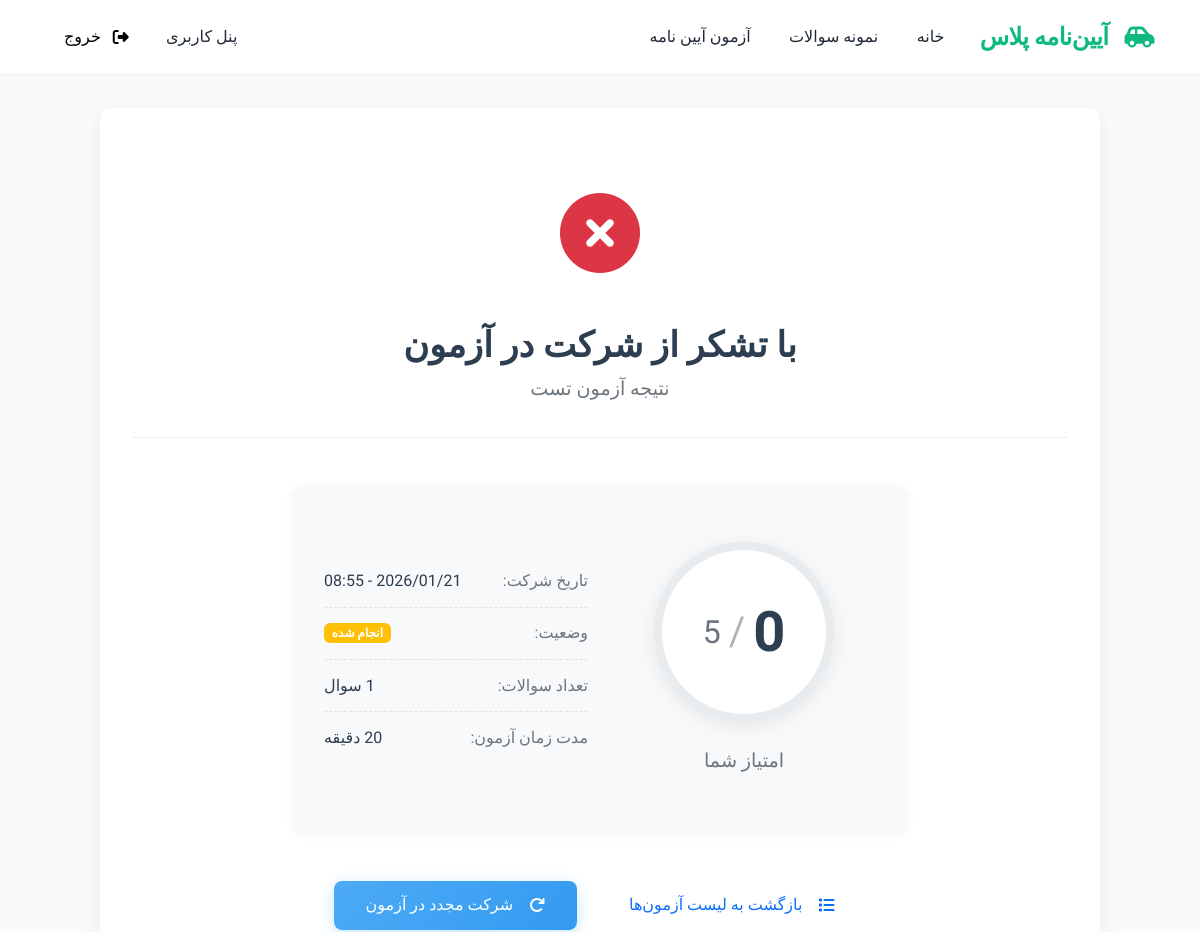
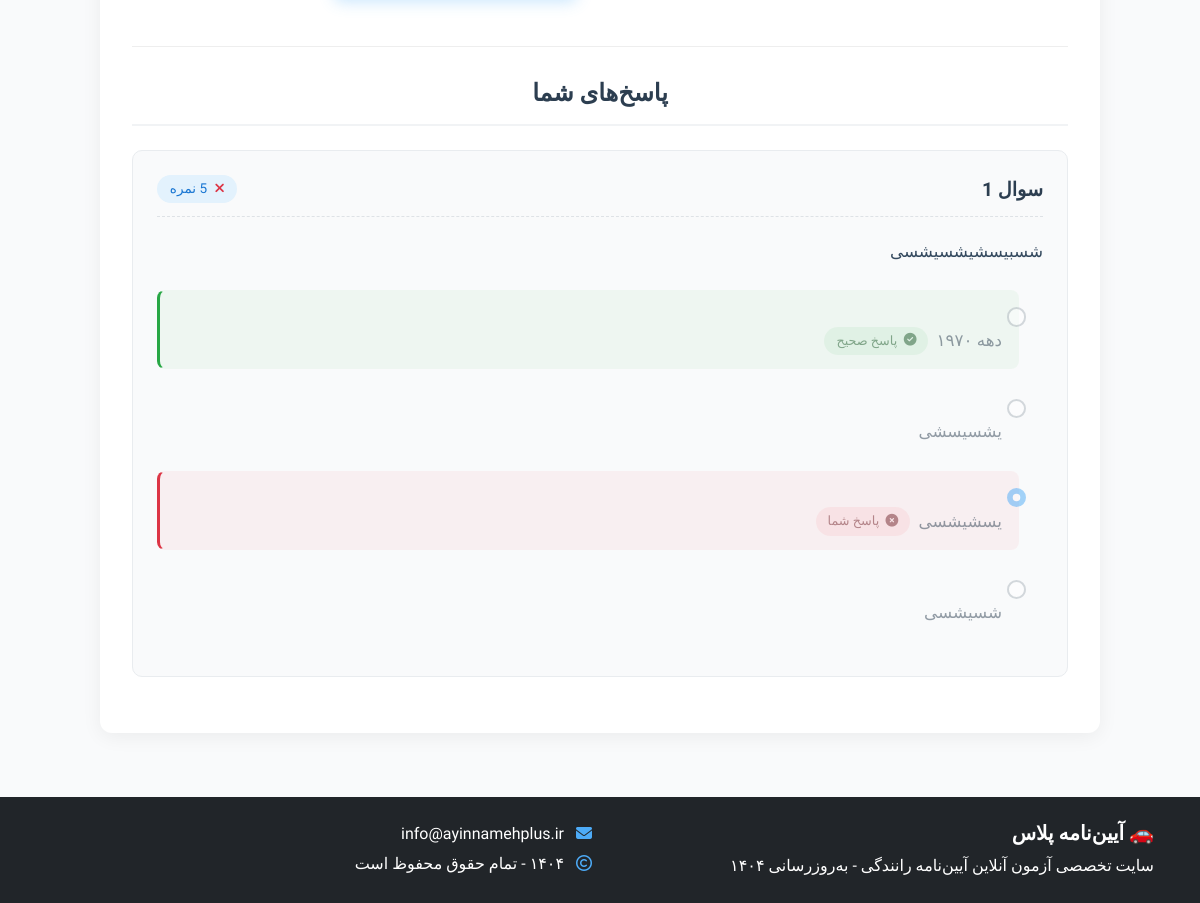
Page /quiz/1/result/ (signed in) on the committed database (2 pictures, top to bottom).
### quizbuilder_module/models.py (models this page shows, shortened)
class Quiz(QuizStartedSmsMixin, models.Model):
    title = models.CharField(verbose_name='عنوان', max_length=255)
    desc = models.TextField(verbose_name='توضیحات', max_length=500)
    status = models.CharField(verbose_name='وضعیت', default='open', choices=QUIZ_STATUS.CHOICES, max_length=50)
    time = models.PositiveIntegerField(verbose_name='مدت زمان آزمون (دقیقه)', null=True, blank=True)
    expire_time = models.DateTimeField(verbose_name='تاریخ پایان آزمون', null=True, blank=True)
    class Meta:
        verbose_name = 'آزمون'
        verbose_name_plural = 'آزمون ها'

class UserQuiz(models.Model):
    user = models.ForeignKey(
        to=User,
        related_name='quizzes',
        verbose_name='کاربر',
        on_delete=models.CASCADE,
    )
    quiz = models.ForeignKey(
        to=Quiz,
        verbose_name='آزمون',
        on_delete=models.CASCADE,
        related_name='user_quizzes',
    )
    status = models.CharField(
        verbose_name='وضعیت',
        default=UserQuizChoice.PENDING,
        choices=UserQuizChoice.CHOICES,
        max_length=255
    )
    start_time = models.DateTimeField(
        verbose_name='زمان شروع آزمون',
        null=True, blank=True
    )
    score = models.PositiveIntegerField(
        default=0,
        verbose_name='نمره(بارم)'
    )
    class Meta:
        verbose_name = 'پاسخ نامه کاربر'
        verbose_name_plural = 'پاسخ نامه های کاربران'
    @property
    def get_status(self):
        return dict(UserQuizChoice.CHOICES).get(self.status, '')
    @property
    def get_status_class(self):
        return dict(UserQuizStatusClass.CHOICES).get(self.status, '')

class QuizQuestion(models.Model):
    quiz = models.ForeignKey(
        to=Quiz,
        verbose_name='آزمون',
        on_delete=models.CASCADE,
        related_name="questions",
    )
    description = models.TextField(
        verbose_name='متن سوال'
    )
    score = models.PositiveIntegerField(
        default=0,
        verbose_name='بارم'
    )
    choices = models.ManyToManyField(
        verbose_name='گزینه های سوال',
        to=QuizQuestionChoice,
    )
    class Meta:
        verbose_name = 'متن سوال'
        verbose_name_plural = 'متن سوال ها'
    @property
    def correct_choice(self):
        return self.choices.filter(is_answer=True).first()

class QuizQuestionChoice(models.Model):
    text = models.CharField(
        max_length=256,
        verbose_name='متن جواب'
    )
    is_answer = models.BooleanField(
        default=False,
        verbose_name='جواب صحیح است؟'
    )
    created_at = models.DateTimeField(
        auto_now_add=True,
        verbose_name='تاریخ ایجاد'
    )
    class Meta:
        verbose_name = 'گزینه ها'
        verbose_name_plural = 'گزینه ها'
        ordering = ['created_at']

### quizbuilder_module/views.py (the view)
# urls.py: path('<int:quiz_id>/result/', views.QuizResultView.as_view(), name='quiz_result'),
class QuizResultView(LoginRequiredMixin, TemplateView):
    template_name = 'quizbuilder_module/quiz_result.html'
    def get_context_data(self, **kwargs):
        context = super().get_context_data(**kwargs)
        quiz = get_object_or_404(Quiz, id=self.kwargs['quiz_id'])
        user_quiz = UserQuiz.objects.filter(
            user=self.request.user,
            quiz=quiz
        ).order_by('-start_time').first()
        if not user_quiz:
            raise Http404("شما هنوز در این آزمون شرکت نکرده‌اید.")
        questions_data = []
        user_answers = {}
        for answer in user_quiz.user_quiz_questions.select_related('question', 'answer'):
            user_answers[str(answer.question_id)] = str(answer.answer_id)
        questions = quiz.questions.prefetch_related('choices')
        for question in questions:
            question_data = {
                'id': question.id,
                'description': question.description,
                'score': question.score,
                'choices': [],
                'user_answer': user_answers.get(str(question.id)),
                'is_correct': user_answers.get(str(question.id)) == str(question.correct_choice.id)
            }
            for choice in question.choices.all():
                question_data['choices'].append({
                    'id': choice.id,
                    'text': choice.text,
                    'is_answer': choice.is_answer,
                    'is_user_choice': user_answers.get(str(question.id)) == str(choice.id)
                })
            questions_data.append(question_data)
        max_score = sum(question.score for question in questions)
        context.update({
            'quiz': quiz,
            'user_quiz': user_quiz,
            'questions_data': questions_data,
            'max_score': max_score,
            'show_answers': True
        })
        return context

### quizbuilder_module/templates/quizbuilder_module/quiz_result.html (shortened to what this page needs)
{% extends 'shared/_layout.html' %}
{% load static %}
{% block extra_css %}
<link rel="stylesheet" href="{% static 'css/quiz.css' %}">
<link rel="stylesheet" href="{% static 'css/quiz_result.css' %}">
{% endblock %}
{% block content %}
<div class="quiz-result-container">
    <div class="result-header text-center mb-5">
        <div class="result-icon">
            {% if user_quiz.status == 'pass' %}
                <i class="fas fa-check-circle success"></i>
            {% else %}
                <i class="fas fa-times-circle danger"></i>
            {% endif %}
        </div>
        <h1 class="result-title">
            {% if user_quiz.status == 'pass' %}
                تبریک می‌گوییم!
            {% else %}
                با تشکر از شرکت در آزمون
            {% endif %}
        </h1>
        <p class="result-subtitle">نتیجه آزمون {{ quiz.title }}</p>
    </div>
    <div class="result-summary">
        <div class="row justify-content-center">
            <div class="col-md-8">
                <div class="result-card">
                    <div class="row">
                        <div class="col-md-6">
                            <div class="score-display">
                                <div class="score-circle">
                                    <span class="score">{{ user_quiz.score }}</span>
                                    <span class="divider">/</span>
                                    <span class="total">{{ max_score }}</span>
                                </div>
                                <div class="score-label">امتیاز شما</div>
                            </div>
                        </div>
                        <div class="col-md-6">
                            <div class="result-details">
                                <div class="detail-item">
                                    <span class="label">تاریخ شرکت:</span>
                                    <span class="value">{{ user_quiz.start_time|date:"Y/m/d - H:i" }}</span>
                                </div>
                                <div class="detail-item">
                                    <span class="label">وضعیت:</span>
                                    <span class="badge bg-{{ user_quiz.get_status_class }}">
                                        {{ user_quiz.get_status }}
                                    </span>
                                </div>
                                <div class="detail-item">
                                    <span class="label">تعداد سوالات:</span>
                                    <span class="value">{{ questions_data|length }} سوال</span>
                                </div>
                                <div class="detail-item">
                                    <span class="label">مدت زمان آزمون:</span>
                                    <span class="value">{{ quiz.time }} دقیقه</span>
                                </div>
                            </div>
                        </div>
                    </div>
                </div>
            </div>
        </div>
    </div>
    <div class="result-actions text-center mt-5">
        <a href="{% url 'quizbuilder:quiz_list' %}" class="btn btn-outline-primary me-3">
            <i class="fas fa-list me-2"></i>
            بازگشت به لیست آزمون‌ها
        </a>
        <a href="{% url 'quizbuilder:take_quiz' quiz.id %}" class="btn btn-primary">
            <i class="fas fa-redo me-2"></i>
            شرکت مجدد در آزمون
        </a>
    </div>
    {% if show_answers %}
    <div class="quiz-answers mt-5">
        <h3 class="section-title">پاسخ‌های شما</h3>
        <div class="quiz-questions">
            {% for question in questions_data %}
            <div class="question-card">
                <div class="question-header">
                    <h4 class="question-number">سوال {{ forloop.counter }}</h4>
                    <span class="question-score">
                        {% if question.is_correct %}
                            <i class="fas fa-check text-success me-1"></i>
                        {% else %}
                            <i class="fas fa-times text-danger me-1"></i>
                        {% endif %}
                        {{ question.score }} نمره
                    </span>
                </div>
                <div class="question-text">
                    <p>{{ question.description|linebreaksbr }}</p>
                </div>
                <div class="question-choices">
                    {% for choice in question.choices %}
                        <div class="form-check {% if choice.is_answer %}correct-answer{% endif %} {% if choice.is_user_choice and not choice.is_answer %}wrong-answer{% endif %}">
                            <input class="form-check-input"
                                   type="radio"
                                   name="q{{ question.id }}"
                                   id="q{{ question.id }}_c{{ choice.id }}"
                                   value="{{ choice.id }}"
                                   {% if choice.is_user_choice %}checked{% endif %}
                                   disabled>
                            <label class="form-check-label" for="q{{ question.id }}_c{{ choice.id }}">
                                {{ choice.text }}
                                {% if choice.is_answer %}
                                    <span class="correct-answer-badge">
                                        <i class="fas fa-check-circle"></i> پاسخ صحیح
                                    </span>
                                {% endif %}
                                {% if choice.is_user_choice and not choice.is_answer %}
                                    <span class="wrong-answer-badge">
                                        <i class="fas fa-times-circle"></i> پاسخ شما
                                    </span>
                                {% endif %}
                            </label>
                        </div>
                    {% endfor %}
                </div>
            </div>
            {% endfor %}
        </div>
    </div>
    {% endif %}
</div>
{% endblock %}

### static/css/style.css (style rules this page uses)
:root { --primary: #10B981; --primary-dark: #059669; --secondary: #3B82F6; --dark: #1F2937; --light: #F9FAFB; --gray: #6B7280; --light-gray: #E5E7EB; --danger: #EF4444; --warning: #F59E0B; --success: #10B981; --shadow-sm: 0 1px 2px 0 rgb(0 0 0 / 0.05); --shadow: 0 4px 6px -1px rgb(0 0 0 / 0.1), 0 2px 4px -2px rgb(0 0 0 / 0.1); --shadow-lg: 0 10px 15px -3px rgb(0 0 0 / 0.1), 0 4px 6px -4px rgb(0 0 0 / 0.1); --shadow-xl: 0 20px 25px -5px rgb(0 0 0 / 0.1), 0 8px 10px -6px rgb(0 0 0 / 0.1); --border-radius: 0.75rem; --transition: all 0.3s cubic-bezier(0.4, 0, 0.2, 1); }
* { margin: 0; padding: 0; box-sizing: border-box; -webkit-tap-highlight-color: transparent; }
html { font-size: 16px; scroll-behavior: smooth; -webkit-text-size-adjust: 100%; -webkit-font-smoothing: antialiased; -moz-osx-font-smoothing: grayscale; }
body { font-family: 'Vazirmatn', sans-serif; color: var(--dark); line-height: 1.6; background-color: var(--light); overflow-x: hidden; min-height: 100vh; display: flex; flex-direction: column; padding-top: 76px; }
h1, h2, h3, h4, h5, h6 { font-weight: 800; line-height: 1.2; margin-bottom: 1rem; color: var(--dark); }
h1 { font-size: 2.5rem; }
h3 { font-size: 1.75rem; }
h4 { font-size: 1.5rem; }
p { margin-bottom: 1.5rem; }
.btn { padding: 0.75rem 2rem; border-radius: 0.5rem; font-weight: 600; transition: var(--transition); border: none; cursor: pointer; display: inline-flex; align-items: center; justify-content: center; gap: 0.5rem; text-decoration: none; }
.btn-primary { background-color: var(--primary); color: white; box-shadow: 0 4px 6px -1px rgba(16, 185, 129, 0.3), 0 2px 4px -2px rgba(16, 185, 129, 0.3); }
.section-title { text-align: center; margin-bottom: 3rem; }

### static/css/header_footer.css (style rules this page uses)
.btn-primary { background: linear-gradient(135deg, #4dabf7, #339af0); color: white; box-shadow: 0 4px 15px rgba(77, 171, 247, 0.3); }
html { scroll-behavior: smooth; }

### static/css/quiz.css (style rules this page uses)
.question-card { background: #f9fafb; border-radius: 10px; padding: 1.5rem; margin-bottom: 1.5rem; border: 1px solid #e9ecef; transition: all 0.3s ease; }
.question-header { display: flex; justify-content: space-between; align-items: center; margin-bottom: 1.2rem; padding-bottom: 0.8rem; border-bottom: 1px dashed #dee2e6; }
.question-number { color: #2c3e50; font-size: 1.2rem; font-weight: 600; margin: 0; }
.question-score { background: #e3f2fd; color: #1976d2; padding: 0.2rem 0.8rem; border-radius: 50px; font-size: 0.85rem; font-weight: 500; }
.question-text { color: #34495e; margin-bottom: 1.5rem; line-height: 1.8; font-size: 1.05rem; }
.question-choices { margin-right: 1.5rem; }
.form-check { margin-bottom: 0.8rem; padding: 0.8rem 1rem; border-radius: 8px; transition: all 0.2s ease; border: 1px solid transparent; }
.form-check-input { width: 1.2em; height: 1.2em; margin-left: 0.8rem; margin-top: 0.2em; border: 2px solid #adb5bd; }
.form-check-input:checked { background-color: #4dabf7; border-color: #4dabf7; }
.form-check-label { color: #2c3e50; font-size: 1.05rem; cursor: pointer; display: flex; align-items: center; width: 100%; }
.correct-answer-badge { margin-right: auto; background: #28a745; color: white; padding: 0.2rem 0.8rem; border-radius: 50px; font-size: 0.8rem; display: inline-flex; align-items: center; gap: 0.4rem; margin-right: 1rem; }

### templates/shared/_layout.html (style rules this page uses)
html, body { height: 100%; margin: 0; }
body { display: flex; flex-direction: column; min-height: 100vh; padding-top: 76px; }

### rows in the picture
Quiz: title "تست"
UserQuiz: score "0", start_time "2026/01/21 - 08:55", get_status "انجام شده"
QuizQuestion: description "شسبیسشیشسیشسی"
QuizQuestionChoice: text "دهه ۱۹۷۰"
QuizQuestionChoice: text "یشسیسشی"
QuizQuestionChoice: text "یسشیشسی"
QuizQuestionChoice: text "شسیشسی"

### other values in the picture
{{ max_score }} "5"
